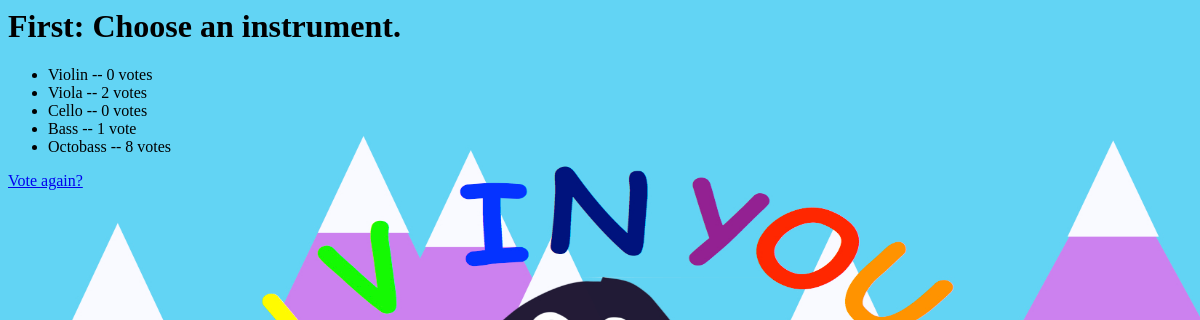
Page /polls/1/results/ on the committed database.
### polls/models.py (models this page shows, shortened)
class Question(models.Model):
    question_text = models.CharField(max_length=200)
    pub_date = models.DateTimeField('date published')

class Choice(models.Model):
    question = models.ForeignKey(Question, on_delete=models.CASCADE)
    choice_text = models.CharField(max_length=200)
    votes = models.IntegerField(default=0)

### polls/views.py (the view)
# urls.py: url(r'^(?P<question_id>[0-9]+)/results/$', views.results, name='results'),
def results(request, question_id):
    try:
        question = Question.objects.get(pk=question_id)
    except Question.DoesNotExist:
        latest_question_list = Question.objects.order_by('-pub_date')[:5]
        context = {
            'latest_question_list': latest_question_list,
            'error_message' : ("Question %s does not exist.\nPlease try one of the following questions:" % str(question_id)),
            }
        return render(request, 'polls/index.html', context)
    return render(request, 'polls/results.html', {'question': question})

### polls/templates/polls/results.html
{% load static %}
<link rel="stylesheet" type="text/css" href="{% static 'polls/style.css' %}" />
<h1>{{ question.question_text }}</h1>
<ul>
{% for choice in question.choice_set.all %}
    <li>{{ choice.choice_text }} -- {{ choice.votes }} vote{{ choice.votes|pluralize }}</li>
{% endfor %}
</ul>
<a href="{% url 'polls:detail' question.id %}">Vote again?</a>

### rows in the picture
Question: question_text "First: Choose an instrument."
Choice: choice_text "Violin", votes "0"
Choice: choice_text "Viola", votes "2"
Choice: choice_text "Cello", votes "0"
Choice: choice_text "Bass", votes "1"
Choice: choice_text "Octobass", votes "8"
